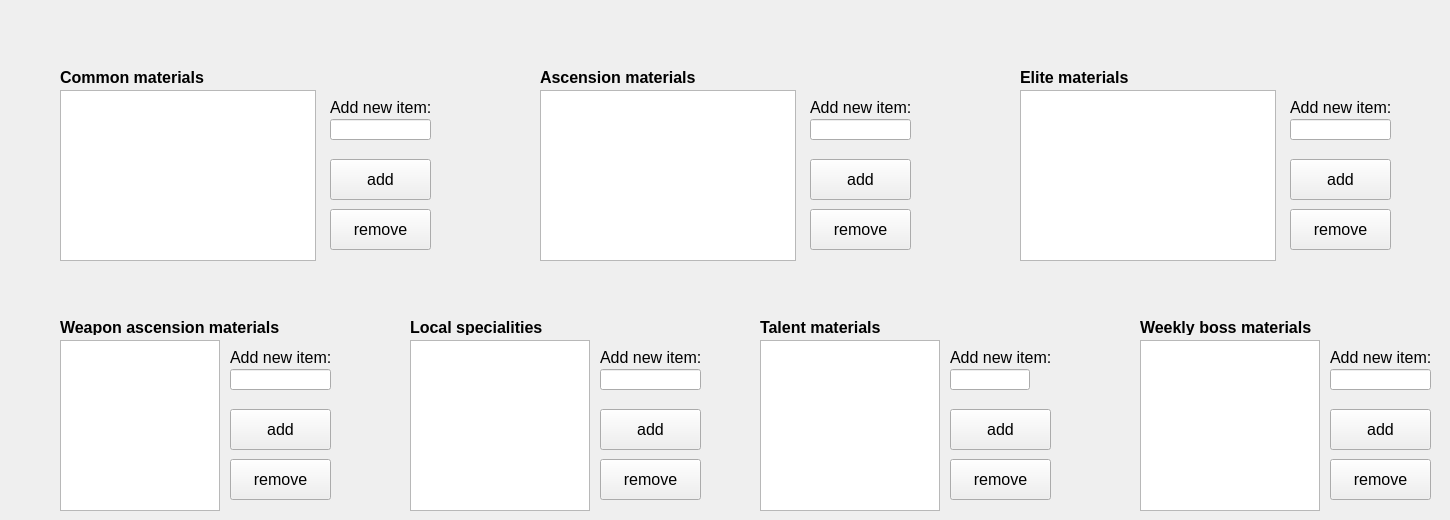
      <widget class="QWidget" name="tab_6">
       <attribute name="title">
        <string>Items</string>
       </attribute>
       <widget class="QListWidget" name="listWidget">
        <property name="geometry">
         <rect>
          <x>60</x>
          <y>90</y>
          <width>256</width>
          <height>171</height>
         </rect>
        </property>
        <property name="font">
         <font>
          <pointsize>12</pointsize>
         </font>
        </property>
       </widget>
       <widget class="QListWidget" name="listWidget_2">
        <property name="geometry">
         <rect>
          <x>540</x>
          <y>90</y>
          <width>256</width>
          <height>171</height>
         </rect>
        </property>
        <property name="font">
         <font>
          <pointsize>12</pointsize>
         </font>
        </property>
       </widget>
       <widget class="QListWidget" name="listWidget_3">
        <property name="geometry">
         <rect>
          <x>1020</x>
          <y>90</y>
          <width>256</width>
          <height>171</height>
         </rect>
        </property>
        <property name="font">
         <font>
          <pointsize>12</pointsize>
         </font>
        </property>
       </widget>
       <widget class="QListWidget" name="listWidget_4">
        <property name="geometry">
         <rect>
          <x>410</x>
          <y>340</y>
          <width>180</width>
          <height>171</height>
         </rect>
        </property>
        <property name="font">
         <font>
          <pointsize>12</pointsize>
         </font>
        </property>
       </widget>
       <widget class="QListWidget" name="listWidget_5">
        <property name="geometry">
         <rect>
          <x>760</x>
          <y>340</y>
          <width>180</width>
          <height>171</height>
         </rect>
        </property>
        <property name="font">
         <font>
          <pointsize>12</pointsize>
         </font>
        </property>
       </widget>
       <widget class="QListWidget" name="listWidget_6">
        <property name="geometry">
         <rect>
          <x>1140</x>
          <y>340</y>
          <width>180</width>
          <height>171</height>
         </rect>
        </property>
        <property name="font">
         <font>
          <pointsize>12</pointsize>
         </font>
        </property>
       </widget>
       <widget class="QPushButton" name="pushButton_7">
        <property name="geometry">
         <rect>
          <x>330</x>
          <y>159</y>
          <width>101</width>
          <height>41</height>
         </rect>
        </property>
        <property name="font">
         <font>
          <pointsize>12</pointsize>
         </font>
        </property>
        <property name="text">
         <string>add</string>
        </property>
       </widget>
       <widget class="QPushButton" name="pushButton_8">
        <property name="geometry">
         <rect>
          <x>330</x>
          <y>209</y>
          <width>101</width>
          <height>41</height>
         </rect>
        </property>
        <property name="font">
         <font>
          <pointsize>12</pointsize>
         </font>
        </property>
        <property name="text">
         <string>remove</string>
        </property>
       </widget>
       <widget class="QPushButton" name="pushButton_9">
        <property name="geometry">
         <rect>
          <x>810</x>
          <y>159</y>
          <width>101</width>
          <height>41</height>
         </rect>
        </property>
        <property name="font">
         <font>
          <pointsize>12</pointsize>
         </font>
        </property>
        <property name="text">
         <string>add</string>
        </property>
       </widget>
       <widget class="QPushButton" name="pushButton_10">
        <property name="geometry">
         <rect>
          <x>810</x>
          <y>209</y>
          <width>101</width>
          <height>41</height>
         </rect>
        </property>
        <property name="font">
         <font>
          <pointsize>12</pointsize>
         </font>
        </property>
        <property name="text">
         <string>remove</string>
        </property>
       </widget>
       <widget class="QPushButton" name="pushButton_11">
        <property name="geometry">
         <rect>
          <x>1290</x>
          <y>159</y>
          <width>101</width>
          <height>41</height>
         </rect>
        </property>
        <property name="font">
         <font>
          <pointsize>12</pointsize>
         </font>
        </property>
        <property name="text">
         <string>add</string>
        </property>
       </widget>
       <widget class="QPushButton" name="pushButton_12">
        <property name="geometry">
         <rect>
          <x>1290</x>
          <y>209</y>
          <width>101</width>
          <height>41</height>
         </rect>
        </property>
        <property name="font">
         <font>
          <pointsize>12</pointsize>
         </font>
        </property>
        <property name="text">
         <string>remove</string>
        </property>
       </widget>
       <widget class="QPushButton" name="pushButton_13">
        <property name="geometry">
         <rect>
          <x>600</x>
          <y>409</y>
          <width>101</width>
          <height>41</height>
         </rect>
        </property>
        <property name="font">
         <font>
          <pointsize>12</pointsize>
         </font>
        </property>
        <property name="text">
         <string>add</string>
        </property>
       </widget>
       <widget class="QPushButton" name="pushButton_14">
        <property name="geometry">
         <rect>
          <x>600</x>
          <y>459</y>
          <width>101</width>
          <height>41</height>
         </rect>
        </property>
        <property name="font">
         <font>
          <pointsize>12</pointsize>
         </font>
        </property>
        <property name="text">
         <string>remove</string>
        </property>
       </widget>
       <widget class="QPushButton" name="pushButton_15">
        <property name="geometry">
         <rect>
          <x>950</x>
          <y>409</y>
          <width>101</width>
          <height>41</height>
         </rect>
        </property>
        <property name="font">
         <font>
          <pointsize>12</pointsize>
         </font>
        </property>
        <property name="text">
         <string>add</string>
        </property>
       </widget>
       <widget class="QPushButton" name="pushButton_16">
        <property name="geometry">
         <rect>
          <x>950</x>
          <y>459</y>
          <width>101</width>
          <height>41</height>
         </rect>
        </property>
        <property name="font">
         <font>
          <pointsize>12</pointsize>
         </font>
        </property>
        <property name="text">
         <string>remove</string>
        </property>
       </widget>
       <widget class="QPushButton" name="pushButton_17">
        <property name="geometry">
         <rect>
          <x>1330</x>
          <y>409</y>
          <width>101</width>
          <height>41</height>
         </rect>
        </property>
        <property name="font">
         <font>
          <pointsize>12</pointsize>
         </font>
        </property>
        <property name="text">
         <string>add</string>
        </property>
       </widget>
       <widget class="QPushButton" name="pushButton_18">
        <property name="geometry">
         <rect>
          <x>1330</x>
          <y>459</y>
          <width>101</width>
          <height>41</height>
         </rect>
        </property>
        <property name="font">
         <font>
          <pointsize>12</pointsize>
         </font>
        </property>
        <property name="text">
         <string>remove</string>
        </property>
       </widget>
       <widget class="QLabel" name="label_14">
        <property name="geometry">
         <rect>
          <x>60</x>
          <y>69</y>
          <width>161</width>
          <height>16</height>
         </rect>
        </property>
        <property name="font">
         <font>
          <pointsize>12</pointsize>
          <bold>true</bold>
         </font>
        </property>
        <property name="text">
         <string>Common materials</string>
        </property>
       </widget>
       <widget class="QLabel" name="label_15">
        <property name="geometry">
         <rect>
          <x>540</x>
          <y>69</y>
          <width>181</width>
          <height>16</height>
         </rect>
        </property>
        <property name="font">
         <font>
          <pointsize>12</pointsize>
          <bold>true</bold>
         </font>
        </property>
        <property name="text">
         <string>Ascension materials</string>
        </property>
       </widget>
       <widget class="QLabel" name="label_16">
        <property name="geometry">
         <rect>
          <x>1020</x>
          <y>69</y>
          <width>111</width>
          <height>16</height>
         </rect>
        </property>
        <property name="font">
         <font>
          <pointsize>12</pointsize>
          <bold>true</bold>
         </font>
        </property>
        <property name="text">
         <string>Elite materials</string>
        </property>
       </widget>
       <widget class="QLabel" name="label_17">
        <property name="geometry">
         <rect>
          <x>410</x>
          <y>319</y>
          <width>151</width>
          <height>16</height>
         </rect>
        </property>
        <property name="font">
         <font>
          <pointsize>12</pointsize>
          <bold>true</bold>
         </font>
        </property>
        <property name="text">
         <string>Local specialities</string>
        </property>
       </widget>
       <widget class="QLabel" name="label_22">
        <property name="geometry">
         <rect>
          <x>760</x>
          <y>319</y>
          <width>141</width>
          <height>16</height>
         </rect>
        </property>
        <property name="font">
         <font>
          <pointsize>12</pointsize>
          <bold>true</bold>
         </font>
        </property>
        <property name="text">
         <string>Talent materials</string>
        </property>
       </widget>
       <widget class="QLabel" name="label_23">
        <property name="geometry">
         <rect>
          <x>1140</x>
          <y>319</y>
          <width>191</width>
          <height>16</height>
         </rect>
        </property>
        <property name="font">
         <font>
          <pointsize>12</pointsize>
          <bold>true</bold>
         </font>
        </property>
        <property name="text">
         <string>Weekly boss materials</string>
        </property>
       </widget>
       <widget class="QLineEdit" name="lineEdit_8">
        <property name="geometry">
         <rect>
          <x>330</x>
          <y>119</y>
          <width>101</width>
          <height>21</height>
         </rect>
        </property>
       </widget>
       <widget class="QLabel" name="label_8">
        <property name="geometry">
         <rect>
          <x>330</x>
          <y>99</y>
          <width>111</width>
          <height>16</height>
         </rect>
        </property>
        <property name="font">
         <font>
          <pointsize>12</pointsize>
         </font>
        </property>
        <property name="text">
         <string>Add new item:</string>
        </property>
       </widget>
       <widget class="QLineEdit" name="lineEdit_9">
        <property name="geometry">
         <rect>
          <x>600</x>
          <y>369</y>
          <width>101</width>
          <height>21</height>
         </rect>
        </property>
       </widget>
       <widget class="QLabel" name="label_9">
        <property name="geometry">
         <rect>
          <x>600</x>
          <y>349</y>
          <width>111</width>
          <height>16</height>
         </rect>
        </property>
        <property name="font">
         <font>
          <pointsize>12</pointsize>
         </font>
        </property>
        <property name="text">
         <string>Add new item:</string>
        </property>
       </widget>
       <widget class="QLineEdit" name="lineEdit_10">
        <property name="geometry">
         <rect>
          <x>810</x>
          <y>119</y>
          <width>101</width>
          <height>21</height>
         </rect>
        </property>
       </widget>
       <widget class="QLabel" name="label_10">
        <property name="geometry">
         <rect>
          <x>810</x>
          <y>99</y>
          <width>111</width>
          <height>16</height>
         </rect>
        </property>
        <property name="font">
         <font>
          <pointsize>12</pointsize>
         </font>
        </property>
        <property name="text">
         <string>Add new item:</string>
        </property>
       </widget>
       <widget class="QLineEdit" name="lineEdit_11">
        <property name="geometry">
         <rect>
          <x>1290</x>
          <y>119</y>
          <width>101</width>
          <height>21</height>
         </rect>
        </property>
       </widget>
       <widget class="QLabel" name="label_11">
        <property name="geometry">
         <rect>
          <x>1290</x>
          <y>99</y>
          <width>111</width>
          <height>16</height>
         </rect>
        </property>
        <property name="font">
         <font>
          <pointsize>12</pointsize>
         </font>
        </property>
        <property name="text">
         <string>Add new item:</string>
        </property>
       </widget>
       <widget class="QLineEdit" name="lineEdit_12">
        <property name="geometry">
         <rect>
          <x>950</x>
          <y>369</y>
          <width>80</width>
          <height>21</height>
         </rect>
        </property>
       </widget>
       <widget class="QLabel" name="label_12">
        <property name="geometry">
         <rect>
          <x>950</x>
          <y>349</y>
          <width>111</width>
          <height>16</height>
         </rect>
        </property>
        <property name="font">
         <font>
          <pointsize>12</pointsize>
         </font>
        </property>
        <property name="text">
         <string>Add new item:</string>
        </property>
       </widget>
       <widget class="QLineEdit" name="lineEdit_13">
        <property name="geometry">
         <rect>
          <x>1330</x>
          <y>369</y>
          <width>101</width>
          <height>21</height>
         </rect>
        </property>
       </widget>
       <widget class="QLabel" name="label_13">
        <property name="geometry">
         <rect>
          <x>1330</x>
          <y>349</y>
          <width>111</width>
          <height>16</height>
         </rect>
        </property>
        <property name="font">
         <font>
          <pointsize>12</pointsize>
         </font>
        </property>
        <property name="text">
         <string>Add new item:</string>
        </property>
       </widget>
       <widget class="QLabel" name="label_19">
        <property name="geometry">
         <rect>
          <x>230</x>
          <y>349</y>
          <width>111</width>
          <height>16</height>
         </rect>
        </property>
        <property name="font">
         <font>
          <pointsize>12</pointsize>
         </font>
        </property>
        <property name="text">
         <string>Add new item:</string>
        </property>
       </widget>
       <widget class="QListWidget" name="listWidget_9">
        <property name="geometry">
         <rect>
          <x>60</x>
          <y>340</y>
          <width>160</width>
          <height>171</height>
         </rect>
        </property>
        <property name="font">
         <font>
          <pointsize>12</pointsize>
         </font>
        </property>
       </widget>
       <widget class="QPushButton" name="pushButton_23">
        <property name="geometry">
         <rect>
          <x>230</x>
          <y>459</y>
          <width>101</width>
          <height>41</height>
         </rect>
        </property>
        <property name="font">
         <font>
          <pointsize>12</pointsize>
         </font>
        </property>
        <property name="text">
         <string>remove</string>
        </property>
       </widget>
       <widget class="QLineEdit" name="lineEdit_14">
        <property name="geometry">
         <rect>
          <x>230</x>
          <y>369</y>
          <width>101</width>
          <height>21</height>
         </rect>
        </property>
       </widget>
       <widget class="QPushButton" name="pushButton_24">
        <property name="geometry">
         <rect>
          <x>230</x>
          <y>409</y>
          <width>101</width>
          <height>41</height>
         </rect>
        </property>
        <property name="font">
         <font>
          <pointsize>12</pointsize>
         </font>
        </property>
        <property name="text">
         <string>add</string>
        </property>
       </widget>
       <widget class="QLabel" name="label_26">
        <property name="geometry">
         <rect>
          <x>60</x>
          <y>319</y>
          <width>241</width>
          <height>16</height>
         </rect>
        </property>
        <property name="font">
         <font>
          <pointsize>12</pointsize>
          <bold>true</bold>
         </font>
        </property>
        <property name="text">
         <string>Weapon ascension materials</string>
        </property>
       </widget>
      </widget>
